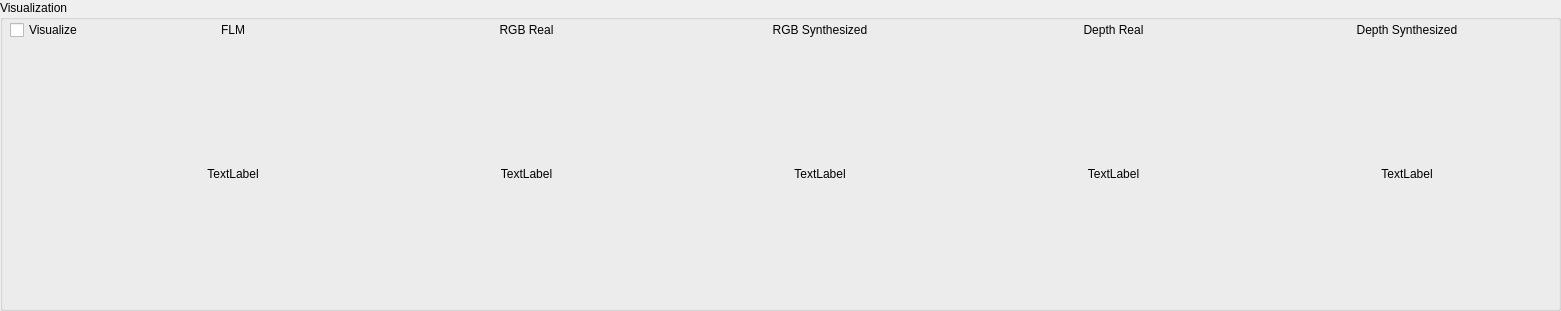
  <widget class="QGroupBox" name="visualization">
   <property name="geometry">
    <rect>
     <x>10</x>
     <y>520</y>
     <width>1561</width>
     <height>311</height>
    </rect>
   </property>
   <property name="title">
    <string>Visualization</string>
   </property>
   <widget class="QWidget" name="gridLayoutWidget_6">
    <property name="geometry">
     <rect>
      <x>10</x>
      <y>20</y>
      <width>1541</width>
      <height>281</height>
     </rect>
    </property>
    <layout class="QGridLayout" name="gridLayout_6" columnstretch="0,1,1,1,1,1">
     <item row="1" column="5">
      <widget class="QLabel" name="imageDepthFakeLabel">
       <property name="text">
        <string>TextLabel</string>
       </property>
       <property name="alignment">
        <set>Qt::AlignCenter</set>
       </property>
      </widget>
     </item>
     <item row="1" column="2">
      <widget class="QLabel" name="imageColorRealLabel">
       <property name="text">
        <string>TextLabel</string>
       </property>
       <property name="alignment">
        <set>Qt::AlignCenter</set>
       </property>
      </widget>
     </item>
     <item row="1" column="1">
      <widget class="QLabel" name="imageFLMLabel">
       <property name="text">
        <string>TextLabel</string>
       </property>
       <property name="alignment">
        <set>Qt::AlignCenter</set>
       </property>
      </widget>
     </item>
     <item row="1" column="3">
      <widget class="QLabel" name="imageColorFakeLabel">
       <property name="text">
        <string>TextLabel</string>
       </property>
       <property name="alignment">
        <set>Qt::AlignCenter</set>
       </property>
      </widget>
     </item>
     <item row="1" column="4">
      <widget class="QLabel" name="imageDepthRealLabel">
       <property name="text">
        <string>TextLabel</string>
       </property>
       <property name="alignment">
        <set>Qt::AlignCenter</set>
       </property>
      </widget>
     </item>
     <item row="0" column="1">
      <widget class="QLabel" name="label_39">
       <property name="sizePolicy">
        <sizepolicy hsizetype="Preferred" vsizetype="Fixed">
         <horstretch>0</horstretch>
         <verstretch>0</verstretch>
        </sizepolicy>
       </property>
       <property name="text">
        <string>FLM</string>
       </property>
       <property name="alignment">
        <set>Qt::AlignBottom|Qt::AlignHCenter</set>
       </property>
      </widget>
     </item>
     <item row="0" column="2">
      <widget class="QLabel" name="label_40">
       <property name="sizePolicy">
        <sizepolicy hsizetype="Preferred" vsizetype="Fixed">
         <horstretch>0</horstretch>
         <verstretch>0</verstretch>
        </sizepolicy>
       </property>
       <property name="text">
        <string>RGB Real</string>
       </property>
       <property name="alignment">
        <set>Qt::AlignBottom|Qt::AlignHCenter</set>
       </property>
      </widget>
     </item>
     <item row="0" column="3">
      <widget class="QLabel" name="label_41">
       <property name="sizePolicy">
        <sizepolicy hsizetype="Preferred" vsizetype="Fixed">
         <horstretch>0</horstretch>
         <verstretch>0</verstretch>
        </sizepolicy>
       </property>
       <property name="text">
        <string>RGB Synthesized</string>
       </property>
       <property name="alignment">
        <set>Qt::AlignBottom|Qt::AlignHCenter</set>
       </property>
      </widget>
     </item>
     <item row="0" column="4">
      <widget class="QLabel" name="label_42">
       <property name="sizePolicy">
        <sizepolicy hsizetype="Preferred" vsizetype="Fixed">
         <horstretch>0</horstretch>
         <verstretch>0</verstretch>
        </sizepolicy>
       </property>
       <property name="text">
        <string>Depth Real</string>
       </property>
       <property name="alignment">
        <set>Qt::AlignBottom|Qt::AlignHCenter</set>
       </property>
      </widget>
     </item>
     <item row="0" column="5">
      <widget class="QLabel" name="label_43">
       <property name="sizePolicy">
        <sizepolicy hsizetype="Preferred" vsizetype="Fixed">
         <horstretch>0</horstretch>
         <verstretch>0</verstretch>
        </sizepolicy>
       </property>
       <property name="text">
        <string>Depth Synthesized</string>
       </property>
       <property name="alignment">
        <set>Qt::AlignBottom|Qt::AlignHCenter</set>
       </property>
      </widget>
     </item>
     <item row="0" column="0">
      <widget class="QCheckBox" name="visualizeCheckBox">
       <property name="layoutDirection">
        <enum>Qt::LeftToRight</enum>
       </property>
       <property name="text">
        <string>Visualize</string>
       </property>
      </widget>
     </item>
    </layout>
   </widget>
  </widget>
